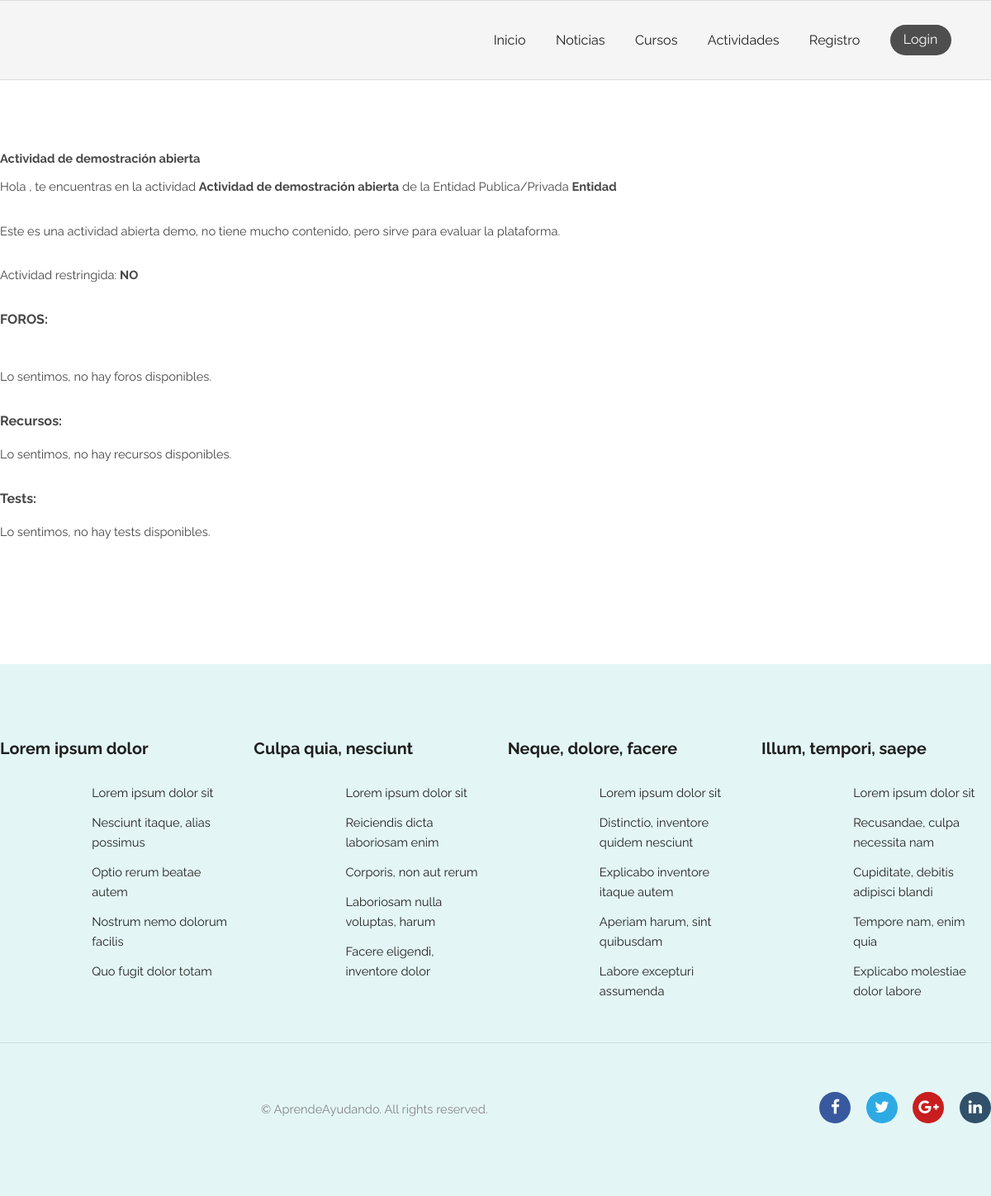
The app's page /activity/9/, older data.
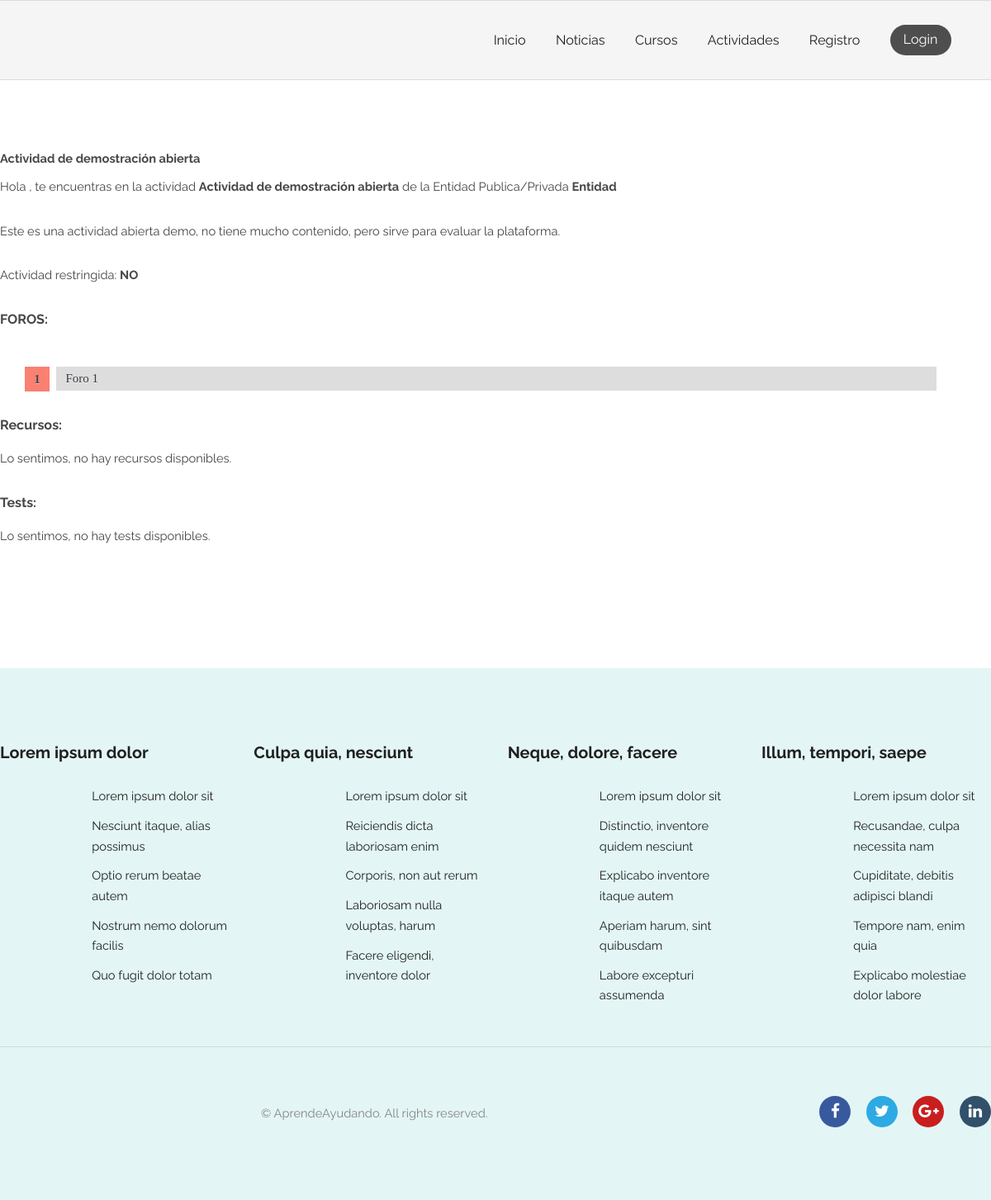
The same page, newer data.
### forum/models.py (models this page shows, shortened)
class Forum(models.Model):
    title = models.CharField(max_length=200)
    enrolled_users = models.ManyToManyField(get_user_model(), related_name="forums", blank=True)
    author = models.ForeignKey(get_user_model(), null=True, on_delete=models.CASCADE,
                                limit_choices_to=Q(groups__name='Profesor') | Q(groups__name='EntidadPublicoPrivada'))
    activityCourseFk = models.IntegerField()
    activityCourseType = models.CharField(max_length=20)
    class Meta:
        verbose_name = "Foro"
        verbose_name_plural = "Foros"

### activity/views.py (the view, shortened to what this page needs)
# urls.py: path('<int:activity_id>/', views.join, name='join'), # /activity/curso/1
def join(request, activity_id):
    activity = get_object_or_404(Activity, pk=activity_id)
    if activity.restricted_entry and not request.user.is_authenticated:
        return inscription(request, activity_id)
    isOwner = False
    if request.user==activity.entity:
        isOwner = True
    if request.user not in activity.enrolled_users.all() and not isOwner and activity.restricted_entry:
        return inscription(request, activity_id)
    forumListCourse = Forum.objects.filter(activityCourseType=ACTIVITY, activityCourseFk=activity.id)
    resourceListCourse = Resource.objects.filter(activityCourseType=ACTIVITY, activityCourseFk=activity.id)
    dic_test = {}
    quizListActivity = Quiz.objects.filter(activity=activity, show_quiz=True).distinct()
    show_de_enroll = False
    if request.user in activity.enrolled_users.all():
        show_de_enroll = True
    show_review = False
    if show_de_enroll and Review.objects.all().filter(user=request.user, enrollable_id=activity.id).count() <= 0:
        show_review = True
    context = {
        'activity': activity,
        'usuario': request.user,
        'isOwner': isOwner,
        'show_de_enroll': show_de_enroll,
        'show_review' : show_review,
        'forumListCourse': forumListCourse,
        'resourceListCourse': resourceListCourse,
        'dic_test':dic_test,
        'quizListActivity': quizListActivity,
        'courseOrActivity': ACTIVITY
    }
    if (request.method=='POST' and request.user not in activity.enrolled_users.all() and request.user.is_authenticated and request.user!=activity.entity):
        activity.enrolled_users.add(request.user)
        context['show_de_enroll'] = True
    return render(request, 'activity/activity.html',context)

### AprendeAyudando/templates/activity/activity.html (shortened to what the changed rows need)
{% extends "registration/base.html" %}
{% block style %}
    {% load static %}
    <link rel="stylesheet" type="text/css" href="{% static 'courses/style.css' %}">
{% endblock %}
{% block content %}
<section class="wrapper align-left login">
    {% load auth_extras %}
    <div class="container 100%">
        <h1>{{ activity.title }}</h1>
        <div class="courseElement">
            <div class="courseElementContent">
                <p>{% if forumListCourse %}
                    <ol id="prettyList" style="width:92%;">
                        {% for forum in forumListCourse %}
                            <li id="prettyListItem"><a href="{% url 'forum:join' forum.id %}">{{ forum.title }}</a></li>
                        {% endfor %}
                    </ol>
                {% else %}
                    <p>Lo sentimos, no hay foros disponibles.</p>
                {% endif %}</p>
            </div>
        </div>
    </div>
</section>
{% endblock %}

Row changes from the older to the newer data that the page shows:
added Forum: title "Foro 1"
Text that changed along with them:
text no longer shown: "Lo sentimos, no hay foros disponibles."
